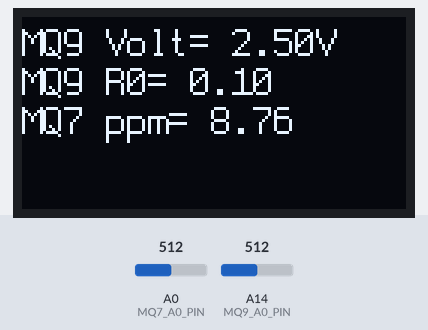
Bench run of a sketch on a simulated Arduino Mega 2560, built with avr-gcc and run on an emulated ATmega2560. On the bench: 128×64 one-colour display. Inputs (shaded band) come from the test bench; at power-on: A0 (MQ7_A0_PIN) = 512, A14 (MQ9_A0_PIN) = 512.

Above: at 18.2 s.
18.3 s: A0 (MQ7_A0_PIN) set to 1008
At 20.1 s:
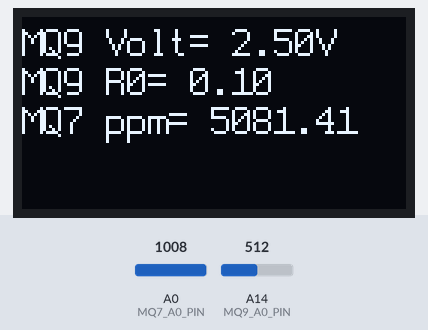
20.6 s: A0 (MQ7_A0_PIN) set to 1023
At 22.5 s:
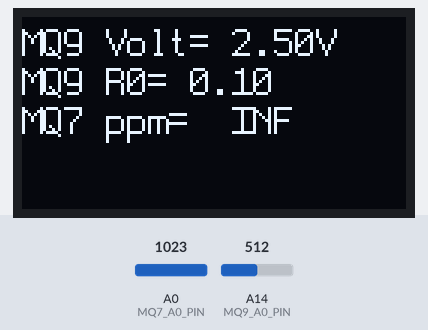
22.8 s: A14 (MQ9_A0_PIN) set to 716
At 24.4 s:
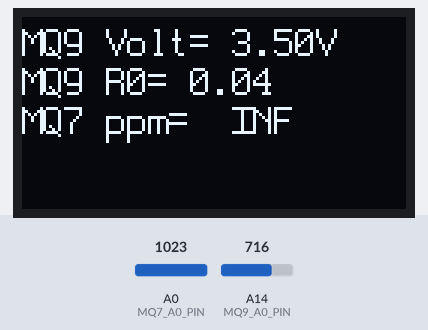
24.8 s: A14 (MQ9_A0_PIN) set to 900
At 26.4 s:
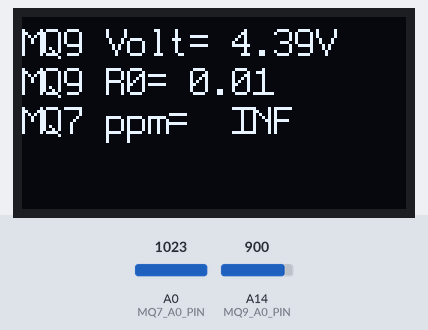
26.8 s: A0 (MQ7_A0_PIN) set to 900
At 28.2 s:
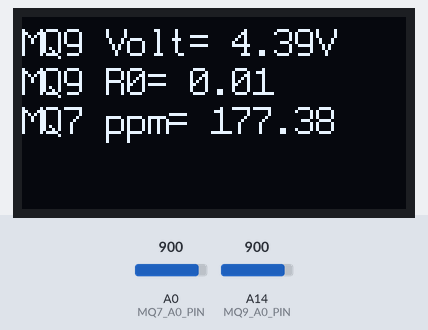
28.8 s: A14 (MQ9_A0_PIN) set to 1023
At 29.8 s:
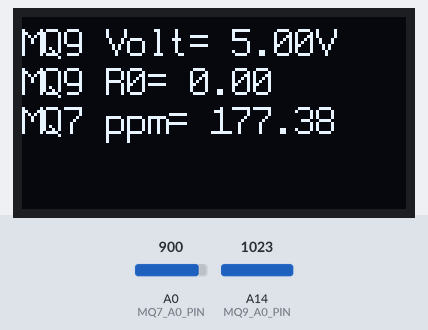
Timing chart, 0 to 31.8 s (numbered marks = the images above; inputs shaded):
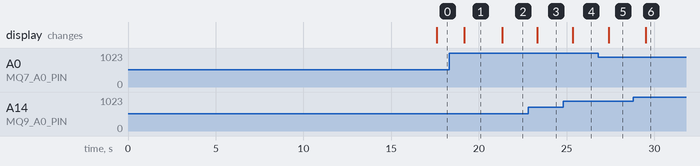

The sketch:

key_of_modules_calibration.ino
```cpp
// OLED參考: https://blog.jmaker.com.tw/u8g2-oled/
// MQ系列感測器參考1: https://github.com/miguel5612/MQSensorsLib#getting-started
// MQ系列感測器參考2: https://sites.google.com/mail3.hwsh.tc.edu.tw/earth/arduinoadvanced/co-sensor-mq-7

#include <Arduino.h>
#include <U8g2lib.h>
#include "MQ7.h"

// *******OLED參數宣告區起點*******
#ifdef U8X8_HAVE_HW_SPI
#include <SPI.h>
#endif
#ifdef U8X8_HAVE_HW_I2C
#include <Wire.h>
#endif
//U8G2_SSD1306_128X64_NONAME_1_SW_I2C u8g2(U8G2_R0, /* clock=*/ D2, /* data=*/ D1, /* reset=*/ U8X8_PIN_NONE);  //NodeOLED用這行，或部份NodeMCU系列的板子也用這行
//U8G2_SSD1306_128X64_NONAME_1_SW_I2C u8g2(U8G2_R0, /* clock=*/ D2, /* data=*/ D1, /* reset=*/ U8X8_PIN_NONE);  //ESP8266板子搭配SSD1306用這行
//U8G2_SSD1306_128X64_NONAME_1_HW_I2C u8g2(U8G2_R0, /* reset=*/ U8X8_PIN_NONE); //Arduino搭配SSD1306(0.96" OLED)用這行
U8G2_SH1106_128X64_NONAME_1_HW_I2C u8g2(U8G2_R0, /* reset=*/U8X8_PIN_NONE);  //Arduino搭配SH1106(1.3" OLED)用這行
//U8G2_SSD1306_128X32_UNIVISION_1_HW_I2C u8g2(U8G2_R0, /* reset=*/ U8X8_PIN_NONE);
//Arduino搭配SSD1306(0.91" OLED)用這行
// *******OLED參數宣告區結尾*******

// *******硬體腳位宣告區起點*******
// OLED的VCC接Arduino的3.3V pin
// MQ系列模組的VCC都接Arduino的5V pin
// 所有模組的GND都接在Arduino的GND，而不使用digtialWrite(pinNum, LOW);的方式來作為GND

int MQ9_A0_PIN = A14;
int MQ9_D0_PIN = A15;

int MQ7_A0_PIN = A0;
int MQ7_D0_PIN = A1;
// init MQ7 device
MQ7 mq7(MQ7_A0_PIN, 5);
// *******硬體腳位宣告區結尾*******

double MQ9_R0 = 28.56;  //可能沒用
double MQ7_R0 = 5.27;   //可能沒用

void setup(void) {
  u8g2.begin();
  u8g2.setFont(u8g2_font_profont15_tr);  //設定字型
  // 可用字型參考: https://github.com/olikraus/u8g2/wiki/fntlistall
  u8g2.drawStr(0, 13, "Calibrating MQ7...");
  mq7.calibrate();		// calculates R0
  u8g2.drawStr(0, 26, "Calibrating done! MQ9 R0=");
  u8g2.drawStr(0, 39, String(mq7.getR0()).c_str());
  delay(1000);
}

void loop(void) {
  String MQ9Voutput = "MQ9 Volt= ";
  String MQ9R0output = "MQ9 R0= ";
  String MQ7ppmOutput = "MQ7 ppm= ";
  float MQ9sensor_volt = 0;
  float MQ9_RS_air = 0;  //  Rs in clean air
  float MQ9_R0 = 0;      // R0 in 1000 ppm LPG
  float MQ9sensorValue = 0;

  //Average
  for (int x = 0; x < 100; x++) {
    MQ9sensorValue = MQ9sensorValue + analogRead(MQ9_A0_PIN);
  }
  MQ9sensorValue = MQ9sensorValue / 100.0;
  //-----------------------------------------------/

  MQ9sensor_volt = (MQ9sensorValue / 1024) * 5.0;
  MQ9_RS_air = (5.0 - MQ9sensor_volt) / MQ9sensor_volt;  // Depend on RL on yor module
  MQ9_R0 = MQ9_RS_air / 9.9;                           // According to MQ9 datasheet table

  MQ9Voutput += String(MQ9sensor_volt) += "V";
  MQ9R0output += String(MQ9_R0);

  MQ7ppmOutput += String(mq7.readPpm());

  u8g2.firstPage();
  do {
    u8g2.drawStr(0, 13, MQ9Voutput.c_str());  //輸出文字
    // https://forum.arduino.cc/t/how-to-display-a-string-variable-with-the-u8g2-library/622278/2
    u8g2.drawStr(0, 26, MQ9R0output.c_str());  //輸出文字
    u8g2.drawStr(0, 39, MQ7ppmOutput.c_str());
    // u8g2.drawXBMP(0,16, imgWidth, imgHeight, logo_bmp);  //繪圖
  } while (u8g2.nextPage());
  // delay(100);
}
```

MQ7.cpp
```cpp
// https://github.com/fjebaker/MQ7/blob/master/src/MQ7.cpp

/*
	MQ7.cpp
	Created by Fergus Baker
	22 August 2020
	Released into the public domain.
*/

#include "MQ7.h"
#include "Arduino.h"

float MQ7::readPpm() {
	return (float) _COEF_A0 * pow(
		readRs() / R0,
		_COEF_A1
	);
}

float MQ7::readRs() {
	return _LOAD_RES * readRsRL();
}

float MQ7::readRsRL() {
	float voltage = convertVoltage(
		analogRead(a_pin)
	);

	return (v_in - voltage) / voltage;
}

float MQ7::convertVoltage(int voltage) {
	// ATD conversion
	return (float) voltage * (v_in / 1023.0);
}

void MQ7::calibrate() {
	#ifndef _R0	// if no hardcoded R0 value

	for (int i = 0; i <= CALIBRATION_SECONDS; i++) {
		delay(1000);
		R0 = readRs() / _CALIBRATION_CONSTANT;
	}

	#endif		// end
}


float MQ7::getR0() {
	return R0;
}
```

MQ7.h
```cpp
// https://github.com/fjebaker/MQ7/blob/master/src/MQ7.h

/*
	MQ7.h
	Created by Fergus Baker
	22 August 2020
	Released into the public domain.
*/

#ifndef MQ7_H
#define MQ7_H

#include "Arduino.h"

/*
	CONFIGURATION OPTIONS
*/
#define CALIBRATION_SECONDS 15
//#define _R0 0.025	// uncomment to define hardcoded R0 value
					// may be desireable if no calibration delay wanted

/*
IMPORTANT:

Calibration takes CALIBRATION_SECONDS + 1 seconds to let the device heat up! Else faulty readings.

Datasheet:
https://www.parallax.com/sites/default/files/downloads/605-00007-MQ-7-Datasheet.pdf

Datasheet has a graph for sensitivity characteristic, following the equation

	ppm(Rs/R0) = A0 * Rs/R0 ^ (A1)

with fitted parameters
	A0
	A1
and variable
	Rs	surface resistance at various gas concentrations
	R0	sensor resistance at 100ppm CO in clean air

NB: ppm == 100 defines Rs/R0 == 1.

The device reads analog pin, which can be translated into Rs/RL where RL is a resistance load.
In the datasheet, RL is said to be ~10 kOhm, thus we use
	Rs = (Rs/RL) * RL

Calculated fitted parameters using inverse of ppm(Rs/R0) and plot in datasheet:
*/

#define _COEF_A0 100.0
#define _COEF_A1 -1.513

/*
datasheet provides typical load resistance RL to be ~10 kOhm
*/
#define _LOAD_RES 10.0

/*
need to calibrate device by knowing R0 -- in clean air, approx 10ppm, ratio is
	Rs / R0 = 5.0
*/
#define _CALIBRATION_CONSTANT 5.0

class MQ7 {
public:
	MQ7(int pin) : a_pin(pin), v_in(5.0) {
		;	// 5.0 Volts assumed / recommended
	}
	MQ7(int pin, float v_in) : a_pin(pin), v_in(v_in) {
		;
	}

	float readPpm();
	float readRs();
	float readRsRL();	// Rs / RL
	void calibrate();

	float getR0();

private:
	int a_pin;
	float v_in;

	#ifndef _R0 // If no hardcoded R0 value

	float R0;

	#else 		// else make constant

	const R0 = _R0;

	#endif		// end

	float convertVoltage(int voltage);
};

#endif
```

Measured:
- the behaviour switches between 1022 and 1023 on A0 (MQ7_A0_PIN) (found by bisection; images 1 and 2)
- after the input at 18.3 s, the display: changes after 0.87 s (image 1)
- after the input at 20.6 s, the display: changes after 0.73 s (image 2)
- after the input at 22.8 s, the display: changes after 0.53 s (image 3)
- after the input at 24.8 s, the display: changes after 0.55 s (image 4)
- after the input at 26.8 s, the display: changes after 0.58 s (image 5)
- after the input at 28.8 s, the display: changes after 0.72 s (image 6)
